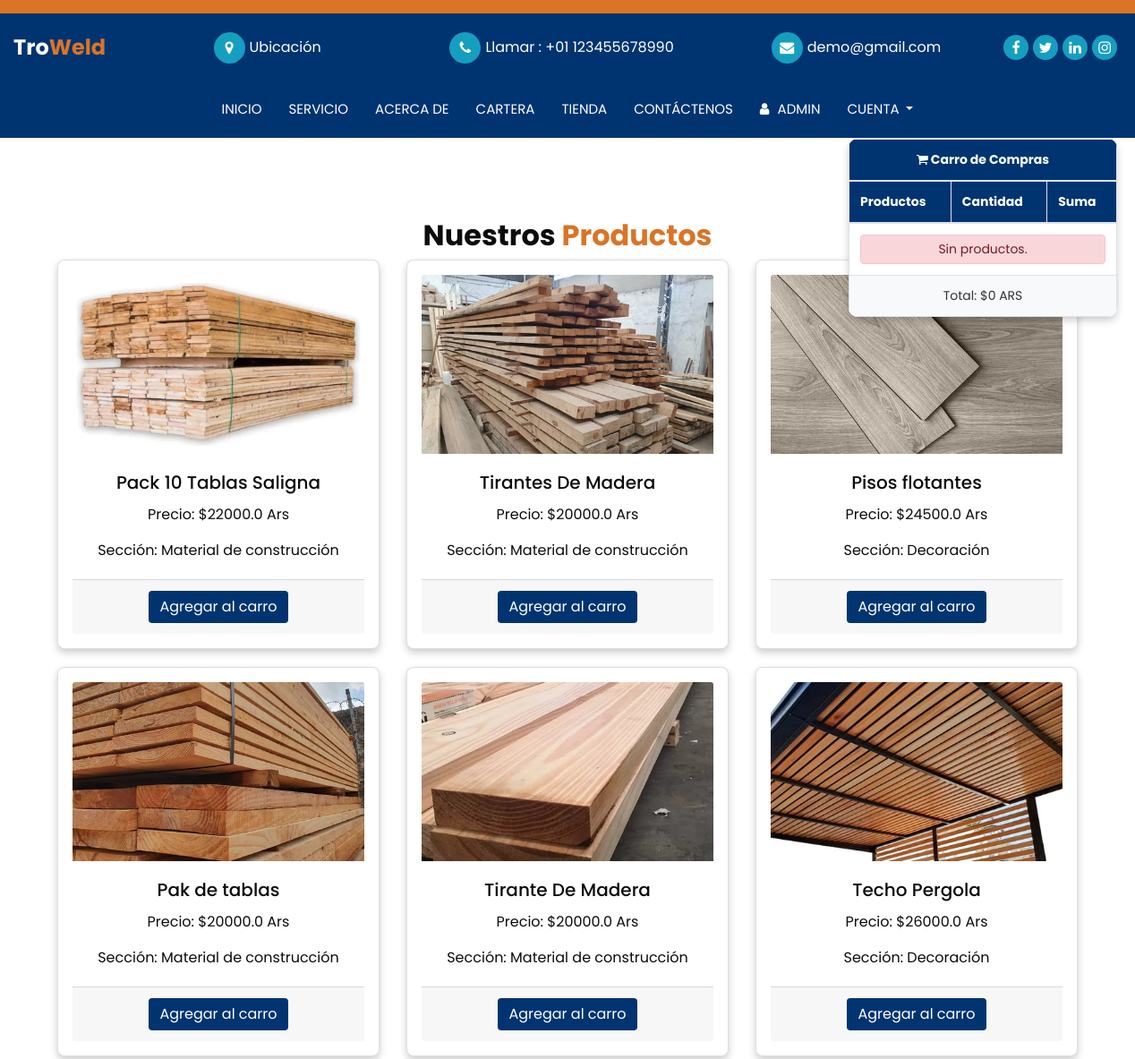
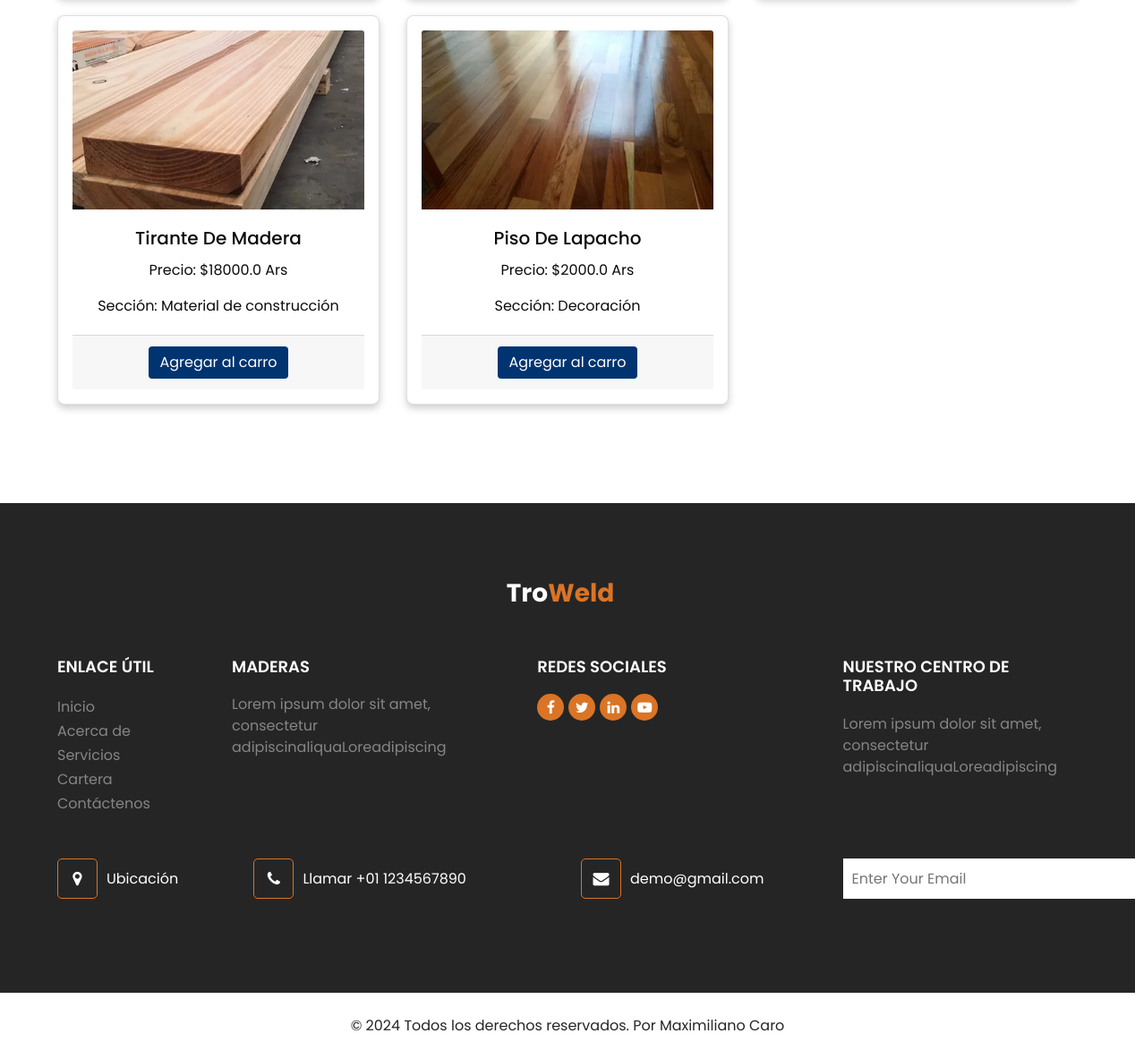
The page /app/tienda/ on the database its author committed (2 pictures, top to bottom).
### app/models.py (models this page shows, shortened)
class Productos(models.Model):
    nombre = models.CharField(max_length=30)
    codigo = models.IntegerField()
    seccion = models.ForeignKey('CategoriaProd', on_delete=models.CASCADE)  # Relación con CategoriaProd
    imagen = models.ImageField(upload_to="media", null=True, blank=True)
    precio = models.FloatField()
    proveedor = models.ForeignKey('Proveedores', on_delete=models.CASCADE)  # Relación con Proveedores
    created_at = models.DateTimeField(auto_now_add=True)
    created = models.DateTimeField(auto_now_add=True)
    update = models.DateTimeField(auto_now_add=True)
    class Meta:
        verbose_name ="categoriaProd"
        verbose_name_plural ="categoriaProd"

class CategoriaProd(models.Model):
    nombre = models.CharField(max_length=30)
    created = models.DateTimeField(auto_now_add=True)
    update = models.DateTimeField(auto_now_add=True)
    class Meta:
        verbose_name ="categoriaProd"
        verbose_name_plural ="categoriaProd"
    def __str__(self):
        return self.nombre

### app/views.py (the view)
# urls.py: path('tienda/', views.tienda, name='tienda' ),
def tienda(req):
    productos = Productos.objects.all()
    return render(req, 'appt/tienda.html', {"productos": productos})

### carro/context_processor.py (called while the page is built)
def importe_total_carro(request):
    total = 0
    if "carro" in request.session:
        for key, value in request.session["carro"].items():
            total=total+float(value["precio"])
    return {"importe_total_carro": total}

### app/templates/appt/tienda.html (shortened to what this page needs)
{% load static %}
<!DOCTYPE html>
<html>
<head>
  <link rel="stylesheet" type="text/css" href="{% static 'appt/css/bootstrap.css/' %}" />
  <link rel="stylesheet" type="text/css" href="https://cdnjs.cloudflare.com/ajax/libs/OwlCarousel2/2.3.4/assets/owl.carousel.min.css" />
  <link rel="stylesheet" href="https://cdnjs.cloudflare.com/ajax/libs/jquery-nice-select/1.1.0/css/nice-select.min.css" />
  <link rel="stylesheet" href="https://cdnjs.cloudflare.com/ajax/libs/font-awesome/4.7.0/css/font-awesome.min.css">
  <link href="{% static 'appt/css/font-awesome.min.css/' %}" rel="stylesheet" />
  <link href="{% static 'appt/css/style.css/' %}" rel="stylesheet" />
  <link href="{% static 'appt/css/responsive.css/' %}" rel="stylesheet" />
</head>
<body class="sub_page">
  <div class="hero_area">
    <header class="header_section">
      <div class="header_top">
        <div class="container-fluid header_top_container">
          <a class="navbar-brand " href="index.html"> Tro<span>Weld</span> </a>
          <div class="contact_nav">
            <a href="">
              <i class="fa fa-map-marker" aria-hidden="true"></i>
              <span>
                Ubicación
              </span>
            </a>
            <a href="">
              <i class="fa fa-phone" aria-hidden="true"></i>
              <span>
                Llamar : +01 123455678990
              </span>
            </a>
            <a href="">
              <i class="fa fa-envelope" aria-hidden="true"></i>
              <span>
                demo@gmail.com
              </span>
            </a>
          </div>
          <div class="social_box">
            <a href="">
              <i class="fa fa-facebook" aria-hidden="true"></i>
            </a>
            <a href="">
              <i class="fa fa-twitter" aria-hidden="true"></i>
            </a>
            <a href="">
              <i class="fa fa-linkedin" aria-hidden="true"></i>
            </a>
            <a href="">
              <i class="fa fa-instagram" aria-hidden="true"></i>
            </a>
          </div>
        </div>
      </div>
      <div class="header_bottom">
        <div class="container-fluid">
          <nav class="navbar navbar-expand-lg custom_nav-container ">
            <div class="collapse navbar-collapse" id="navbarSupportedContent">
              <ul class="navbar-nav  ">
                <li class="nav-item ">
                  <a class="nav-link" href="{% url 'index' %}">Inicio <span class="sr-only">(current)</span></a>
                </li>
                <li class="nav-item active">
                  <a class="nav-link" href="{% url 'servicio' %}">Servicio</a>
                </li>
                <li class="nav-item">
                  <a class="nav-link" href="{% url 'acerca_de' %}"> Acerca de</a>
                </li>
                <li class="nav-item">
                  <a class="nav-link" href="{% url 'cartera' %}">Cartera</a>
                </li>
                <li class="nav-item">
                  <a class="nav-link" href="{% url 'tienda' %}">Tienda</a>
                </li>
                <li class="nav-item">
                  <a class="nav-link" href="{% url 'contacto' %}">Contáctenos</a>
                </li>
                <li class="nav-item">
                  <a class="nav-link" href="{% url 'login_admin' %}">
                    <i class="fa fa-user" aria-hidden="true"></i>
                    <span>
                      Admin
                    </span>
                  </a>
                </li>
                <ul class="navbar-nav ms-auto">
                    {% if request.user.is_authenticated %}
                        <li class="nav-item dropdown">
                            <a class="nav-link  dropdown-toggle" href="#" id="userDropdown" role="button" data-bs-toggle="dropdown" aria-expanded="false">
                                {{ request.user.username }}
                            </a>
                            <ul class="dropdown-menu" aria-labelledby="userDropdown">
                                <li><a class="dropdown-item" href="{% url 'logout' %}">Cerrar sesión</a></li>
                            </ul>
                        </li>
                    {% else %}
                        <li class="nav-item dropdown">
                            <a class="nav-link  dropdown-toggle" href="#" id="accountDropdown" role="button" data-bs-toggle="dropdown" aria-expanded="false">
                                Cuenta
                            </a>
                        </li>
                    {% endif %}
           </ul>
              </ul>
            </div>
          </nav>
        </div>
      </div>
    </header>
  </div>
  <section class="service_section layout_padding">
    <div class="container">
      <div class="heading_container heading_center">
        <h2>Nuestros <span>Productos</span></h2>
      </div>
      <div style="float: right;">
           {% include "appt/widget.html" %}
      </div>
      <div class="row">
        {% for producto in productos %}
        <div class="col-sm-6 col-md-4">
          <div class="card product-card">
            <img src="{{ producto.imagen.url }}" alt="Producto" class="card-img-top" />
            <div class="card-body text-center">
              <h5 class="card-title">{{ producto.nombre }}</h5>
              <p class="card-text">Precio: ${{ producto.precio }} Ars</p>
              <p class="card-text">Sección: {{ producto.seccion }}</p>
            </div>
            <div class="card-footer text-center">
              <a href="{% url 'carro:agregar' producto.id %}" class="btn custom-btn">Agregar al carro</a>
            </div>
          </div>
        </div>
        {% endfor %}
      </div>
    </div>
  </section>
  <section class="info_section ">
    <div class="info_container layout_padding2">
      <div class="container">
        <div class="info_logo">
          <a class="navbar-brand" href="index.html"> Tro<span>Weld</span> </a>
        </div>
        <div class="info_main">
          <div class="row">
            <div class="col-md-3 col-lg-2">
              <div class="info_link-box">
                <h5>
                  Enlace útil
                </h5>
                <ul>
                  <li class=" active">
                    <a class="" href="{% url 'index' %}">Inicio <span class="sr-only">(current)</span></a>
                  </li>
                  <li class="">
                    <a class="" href="{% url 'acerca_de' %}">Acerca de </a>
                  </li>
                  <li class="">
                    <a class="" href="{% url 'servicio' %}">Servicios </a>
                  </li>
                  <li class="">
                    <a class="" href="{% url 'cartera' %}"> Cartera </a>
                  </li>
                  <li class="">
                    <a class="" href="{% url 'contacto' %}"> Contáctenos </a>
                  </li>
                </ul>
              </div>
            </div>
            <div class="col-md-3 ">
              <h5>
                Maderas
              </h5>
              <p>
                Lorem ipsum dolor sit amet, consectetur
                adipiscinaliquaLoreadipiscing
              </p>
            </div>
            <div class="col-md-3 mx-auto  ">
              <h5>
                redes sociales
              </h5>
              <div class="social_box">
                <a href="#">
                  <i class="fa fa-facebook" aria-hidden="true"></i>
                </a>
                <a href="#">
                  <i class="fa fa-twitter" aria-hidden="true"></i>
                </a>
                <a href="#">
                  <i class="fa fa-linkedin" aria-hidden="true"></i>
                </a>
                <a href="#">
                  <i class="fa fa-youtube-play" aria-hidden="true"></i>
                </a>
              </div>
            </div>
            <div class="col-md-3">
              <h5>
                Nuestro centro de trabajo
              </h5>
              <p>
                Lorem ipsum dolor sit amet, consectetur
                adipiscinaliquaLoreadipiscing
              </p>
            </div>
          </div>
        </div>
        <div class="info_bottom">
          <div class="row">
            <div class="col-lg-9">
              <div class="info_contact ">
                <div class="row">
                  <div class="col-md-3">
                    <a href="#" class="link-box">
                      <i class="fa fa-map-marker" aria-hidden="true"></i>
                      <span>
                        Ubicación
                      </span>
                    </a>
                  </div>
                  <div class="col-md-5">
                    <a href="#" class="link-box">
                      <i class="fa fa-phone" aria-hidden="true"></i>
                      <span>
                        Llamar +01 1234567890
                      </span>
                    </a>
                  </div>
                  <div class="col-md-4">
                    <a href="#" class="link-box">
                      <i class="fa fa-envelope" aria-hidden="true"></i>
                      <span>
                        demo@gmail.com
                      </span>
                    </a>
                  </div>
                </div>
              </div>
            </div>
            <div class="col-md-3">
              <div class="info_form ">
                <form action="">
                  <input type="email" placeholder="Enter Your Email" />
                </form>
              </div>
            </div>
          </div>
        </div>
      </div>
    </div>
  </section>
  <footer class="footer_section">
    <div class="container">
      <p>
        &copy; <span id="displayYear"></span> Todos los derechos reservados. Por
        <a href="https://html.design/">Maximiliano Caro</a>
      </p>
    </div>
  </footer>
</body>
</html>

### app/templates/appt/widget.html (shortened to what this page needs)
<div class="floating-cart">
    <table class="table table-bordered">
        <thead>
            <tr>
                <th colspan="3" class="text-center">
                    <i class="fa fa-shopping-cart" aria-hidden="true"></i> Carro de Compras
                </th>
            </tr>
            <tr>
                <th>Productos</th>
                <th>Cantidad</th>
                <th>Suma</th>
            </tr>
        </thead>
        <tbody>
            {% if request.session.carro.items %}
                {% for key, value in request.session.carro.items %}
                    <tr class="text-center">
                        <td>{{ value.nombre }}</td>
                        <td>{{ value.cantidad }}</td>
                        <td>
                            <a href="{% url 'carro:agregar' value.producto_id %}" class="btn btn-sm btn-success">+</a>
                            <a href="{% url 'carro:restar' value.producto_id %}" class="btn btn-sm btn-danger">-</a>
                            <br />
                            ${{ value.precio }} ARS
                        </td>
                    </tr>
                {% endfor %}
            {% else %}
                <tr>
                    <td colspan="3" class="text-center">
                        <div class="alert alert-danger">Sin productos.</div>
                    </td>
                </tr>
            {% endif %}
        </tbody>
        <tfoot>
            <tr>
                <td colspan="3" class="text-center">
                    Total: ${{ importe_total_carro }} ARS
                </td>
            </tr>
        </tfoot>
    </table>
</div>

### app/static/appt/css/responsive.css (style rules this page uses)
@media (max-width: 1300px) { .custom_nav-container .navbar-nav { align-items: center; } }
@media (max-width: 1300px) { .custom_nav-container .navbar-nav .nav-item .nav-link { padding: 5px 15px; } }
@media (min-width: 1200px) { .container { max-width: 1170px; } }

### app/templates/appt/tienda.html (style rules this page uses)
.product-card img { width: 100%; height: 200px; object-fit: cover; }
.product-card { margin-bottom: 20px; background-color: #fff; border-radius: 8px; box-shadow: 0 4px 8px rgba(0, 0, 0, 0.2); transition: transform 0.2s; padding: 16px; }
.product-card .btn.custom-btn { background-color: #003471 !important; color: white !important; border: none; }
.floating-cart { position: fixed; top: 155px; right: 20px; width: 300px; background-color: #ffffff; border-radius: 10px; box-shadow: 0 4px 8px rgba(0, 0, 0, 0.2); overflow: hidden; z-index: 1000; }
.floating-cart .table { margin: 0; font-size: 14px; }
.floating-cart th { background-color: #003471; color: #ffffff; font-weight: 700; }
.floating-cart td { color: #333333; }
.floating-cart tfoot { background-color: #f8f9fa; }
.floating-cart .alert { margin: 0; padding: 5px; font-size: 14px; text-align: center; }

### rows shown on the page
Productos: imagen (picture), nombre "Pack 10 Tablas Saligna", precio "22000.0", seccion "Material de construcción"
Productos: imagen (picture), nombre "Tirantes De Madera", precio "20000.0", seccion "Material de construcción"
Productos: imagen (picture), nombre "Pisos flotantes", precio "24500.0", seccion "Decoración"
Productos: imagen (picture), nombre "Pak de tablas", precio "20000.0", seccion "Material de construcción"
Productos: imagen (picture), nombre "Tirante De Madera", precio "20000.0", seccion "Material de construcción"
Productos: imagen (picture), nombre "Techo Pergola", precio "26000.0", seccion "Decoración"
Productos: imagen (picture), nombre "Tirante De Madera", precio "18000.0", seccion "Material de construcción"
Productos: imagen (picture), nombre "Piso De Lapacho", precio "2000.0", seccion "Decoración"

### other values the page prints
{{ importe_total_carro }} "0"
